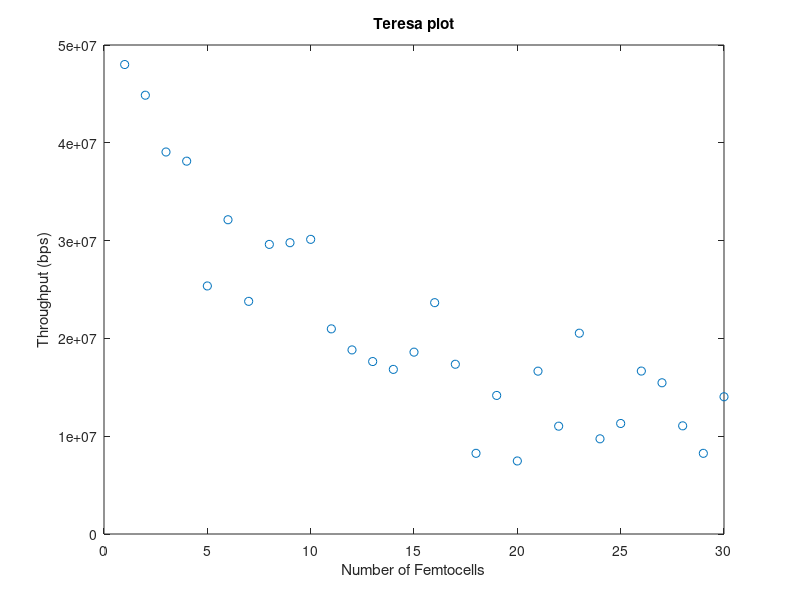
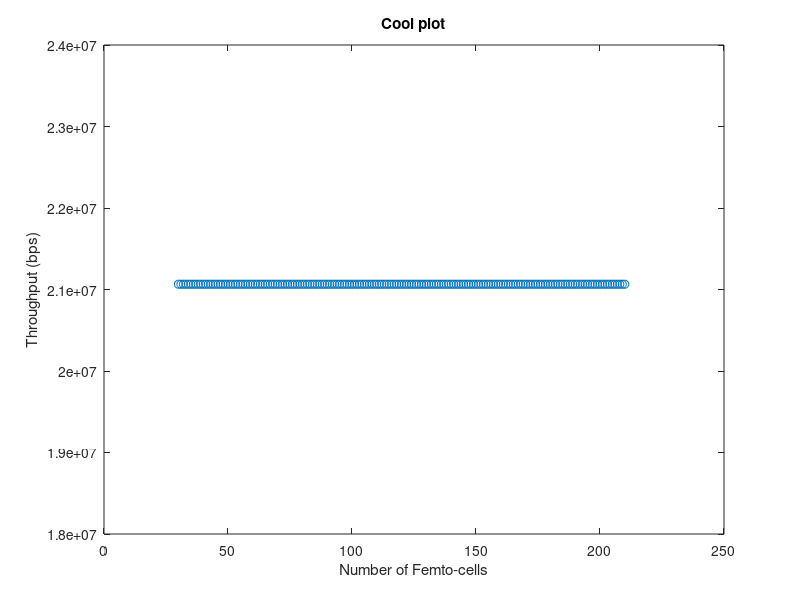

Write the MATLAB code that produced these figures, in order.
%**************************************************************************
% Filename: FFR_Simulator.m
% Group Name: GTW-E
% Date: 03/17/2020
% Description: Script used to simulate Fractional Frequency Reuse(FFR)
% medthods for HetNet applications. FFR algorithm is modeled to
% analyze performance tradeoffs. 
%
% FFR Algorithms:
%                FFR-3SL (Proposed Paper) 
%
%**************************************************************************

%----------------------------------------------------
% Common Sim Variables
%----------------------------------------------------
BER     = 10^-6;                % Target Bit Error Rate(BER)
alpha   = -1.5/log(BER);        % Constant for target BER
delta_f  = 15e3;                % Subcarrier spacing (Hz)
CH_BW   = 20e6;                 % Channel Bandwidth (Hz)
macro_radius = 500;             % Macrocell radius(m)
femto_radius = 30;              % femtocell radius(m)
m_users = 150;                  % Macrocell Users
f_users = 150;                  % Femtocell Users
SCpRB   = 12;                   % Sub-carriers per resource block
Num_RB  = 100;                  % Total number of resource blocks
Num_SC  = Num_RB*SCpRB;         % Number of subcarriers
transmitPower_macro = 20;       % Macrocell transmit power in Watts
MC_TxP_vec  = [10 15 20];       % Macrocell Base Station Transmit Power
transmitPower_femto = 20e-3;	% Femtocell Base Station Transmit Power in Watts
transmitPower_mue   = 1;        % MUE transmit power (ASSUMPTION because the paper doesn't cite one)
Noise_PSD  = -174;              % Noise Power Spectral Density (dBm/Hz)
Num_Mc  = 7;                    % Number of Macrocells
Num_Fc  = 30;                   % Number of Femtocells per macrocell
T_Num_Fc  = 210;                % Total Number of Femtocells
Num_RB  = 100;                  % Number of Resource Blocks
SB_Sect = 4;                    % Subbands per sector
total_subbands = 7;             % Total freq band is divided into 7 subbands A-G
d_vec  = 5;                     % Distance from base station to user in meters
MUE_vec = 1:150;                % vector of macro user equipments to loop through
subcarriers_vec = 1:1333;       % vector of subcarriers. This was calculated by 
                                % dividing the channel bandwidth of 20 MHz by the 
                                % subcarrier spacing of 15 kHz. 
number_of_runs = 100;           % number of times to run the Monte Carlo sim
                         

%**************************************************************************
% FFR-3SL Code (Proposed Paper)
%**************************************************************************

% Center_Layer = 0-166 
% Middle_Layer = 167-333
% Outer_Layer = 334-500 

D_center = [100];
D_middle = [200];
D_outter = [400];
%-------------------------------------------
% Macrocell - SINR, Capacity, and Throughput
%-------------------------------------------
idx=0;
Tm_vec = [];
Nf_vec = 30:210;
for Nf=Nf_vec
    
    Num_Mc = 7;
    
    % Convert Macrocell power to watts
    MC_TxP = MC_TxP_vec(3);
    MC_TxP_W = 10^(MC_TxP/10);
    
    % Convert Femtocell power to watts
    FC_TxP_W = 10^(transmitPower_femto/10);
    
    
    % Summation of M neighboring Macro-cell's Power & Gain products on sub-carrier k
    % Equation 4 - Denomonator middle summation
    sigma_PMp_GMp = 0; % Initialize to zero
    sigma_PF_GF   = 0; % Initialize to zero
    for m=1:(Num_Mc-1)
        %d = d_vec(m);
        d=866;
        PL_macro = 28.0 + 35*log10(d);
        Gain = 10^-(PL_macro/10);
        sigma_PMp_GMp = sigma_PMp_GMp + (MC_TxP_W*Gain);
        
        % Summation of F neighboring Femto-cell Power & Gain products on sub-carrier k
        for f=1:(Num_Fc)
            % Distance to any interferring femtocell will be 60 - 470m
            %d_femto = round(rand*(470) + (2*femto_radius));
            d_femto = 470;
            PL_femto = 28.0 + 35*log10(d_femto);
            Gain = 10^-(PL_femto/10);
            sigma_PF_GF = sigma_PF_GF + (FC_TxP_W*Gain);
        end
    
    end
    
    % Calculate channel gain (NOTE: Removing the Xsigma and the |H|
    % Rayleigh Gaussian distribution).
    %d_user = round(rand*(macro_radius));
    d_user = 30;
    PL_user = 28.0 + 35*log10(d_user);
    Ch_Gain_W = 10^(-PL_user/10);
    
    % SINR equation for a given Macro-cell on sub-carrier k
    % NOTE: this is equation 4 from the paper
    SINRmk = (MC_TxP_W*Ch_Gain_W)/(10^((Noise_PSD*delta_f)/10) + sigma_PMp_GMp + sigma_PF_GF);
    
    % Capacity of macro user m on sub-carrier k
    Cmk = delta_f*log2(1+alpha*SINRmk);
    
    % Calculate Throughput of the Macro-cell across all m users
    Tm = 0; % Initialize to zero
    for m=1:m_users
        Beta_km = round(rand);
        Beta_km = 1; 
        Tm = Tm + Cmk * Beta_km;
    end
    
    idx = idx+1;
    Tm_vec(idx) = Tm;
    
end






    
%%%%%%%%%%%%%%%%%%%%%%%%%%%%%%%%%%%%%%%%%%%%%%%%%%%%%%%%%%%%%%%%%%%%%%%%
% vvv Teresa's Additions vvv

% for ONE MUE in macrocell A, calculate the throughput
% assume MUE is assigned to 8 subcarriers

% 1x30 array for holding all throughput values - intialize all to 0
throughput_macro_array = zeros(1,30);
femtocell_array = 1:30;

% increment total femtocells for graphing
% Only include femtocells within macrocell A
for total_femto_count = femtocell_array

    % hold the sum of all MUE throughput - reset at every femtocell
    % increment
    total_throughput = 0;
    
    % Loop through all MUEs in this cell
    for mue = 1:150
        
        % randomly assign it a distance between 0 and 500 (macrocell radius) (Monte Carlo Sim)
        d_mue = randi([1, 500]);
        % Calculate for ONE subcarrier
        % assign the MUE to subcarriers (a 2D array of Beta?)
        % calculate the PL of the MUE based on that distance
        PL_mue = 28.0 + 35*log10(d_mue);

        % calculate channel gain for MUE
        CG_mue = 10^-(PL_mue/10);

        % numerator of the SINR equation
        % **NOTE From Eric: I read throught the paper and the references and this
        % power needs to be the macrocell transmit power. 
        numerator = transmitPower_macro * CG_mue;

        % multiply noise spectral density by the subcarrier spacing
        denominator = 10^((Noise_PSD * delta_f)/10);


        % calculate macrocell interference
        % Summation of M neighboring Macro-cell's Power & Gain products on sub-carrier k
        sigma_Pkm_GkmM = 0; % Initialize to zero
        % loop from 1 to total macrocells-1 because we aren't counting the cell
        % we are in
        for m=1:(Num_Mc-1)
            % assuming macrocell A, all other towers are 866 m away
            d_macro = 866;
            % outdoor pathloss - equation (2) from paper
            PL_macro = 28.0 + 35*log10(d_macro);

            % equation (3) from paper
            CG_macro = 10^-(PL_macro/10);

            % Add up all the interferers
            sigma_Pkm_GkmM = sigma_Pkm_GkmM + (transmitPower_macro*CG_macro);
        end

        % add the macrocell interferers to the denom 
        denominator = denominator + sigma_Pkm_GkmM;

        % femtocell interference
        % Summation of F neighboring Femto-cell Power & Gain products on sub-carrier k
        sigma_PkF_GkmF = 0; % Initialize to zero

        % Only include femtocells within macrocell A
        % TODO: how to calculate distances to femtocells in neighboring macrocells
        for f=1:total_femto_count
            % choose a random distance within this macrocell
            % TODO: create an array from 1-30 within each macrocell of random,
            % non-repeating distances?
            d_femto = randi([1, 500]);
            PL_femto = 28.0 + 35*log10(d_femto);
            CG_femto = 10^-(PL_femto/10);
            sigma_PkF_GkmF = sigma_PkF_GkmF + (transmitPower_femto*CG_femto);
        end

        % add the macrocell interferers to the denom 
        denominator = denominator + sigma_PkF_GkmF;

        % combine values into SINR
        SINR_km = numerator / denominator;

        % calculate channel capacity
        channelCapacity_macro = delta_f * log2(1 + (alpha * SINR_km));

        % multiply beta and the channel capacity
        % each MUE is assigned to 8 subcarriers, so multiply channel capacity by 8
        % (because 8 of the Beta values will be 1 and we are summing over all
        % subcarriers)
        throughput_macro = channelCapacity_macro * 8;

        if throughput_macro == Inf 
            test = 0;
        end
        
        total_throughput = total_throughput + throughput_macro;
    end
    
    if total_throughput == Inf 
        test = 0;
    end
        
    % assign the throughput for this femtocell increment to the array
    throughput_macro_array(total_femto_count) = total_throughput;
end

figure; 
plot(femtocell_array,throughput_macro_array, 'o');
xlabel('Number of Femtocells');
ylabel('Throughput (bps)');
title('Teresa plot');

% ^^^ Teresa's Additions ^^^
%%%%%%%%%%%%%%%%%%%%%%%%%%%%%%%%%%%%%%%%%%%%%%%%%%%%%%%%%%%%%%%%%%%%%%%%

%-------------------------------------------
% Femtocell - SINR, Capacity, and Throughput
%-------------------------------------------










%**************************************************************************
% Figures/Plots
%**************************************************************************

figure; 
plot(Nf_vec,Tm_vec, 'o');
xlabel('Number of Femto-cells');
ylabel('Throughput (bps)');
title('Cool plot');
